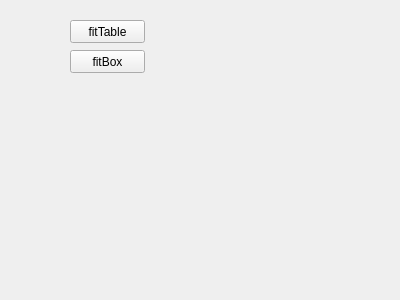
<?xml version="1.0" encoding="UTF-8"?>
<ui version="4.0">
 <class>guiDlg</class>
 <widget class="QWidget" name="guiDlg">
  <property name="geometry">
   <rect>
    <x>0</x>
    <y>0</y>
    <width>400</width>
    <height>300</height>
   </rect>
  </property>
  <property name="windowTitle">
   <string>Form</string>
  </property>
  <widget class="QPushButton" name="fitTable">
   <property name="geometry">
    <rect>
     <x>70</x>
     <y>20</y>
     <width>75</width>
     <height>23</height>
    </rect>
   </property>
   <property name="text">
    <string>fitTable</string>
   </property>
  </widget>
  <widget class="QPushButton" name="fitBox">
   <property name="geometry">
    <rect>
     <x>70</x>
     <y>50</y>
     <width>75</width>
     <height>23</height>
    </rect>
   </property>
   <property name="text">
    <string>fitBox</string>
   </property>
  </widget>
 </widget>
 <resources/>
 <connections/>
</ui>
